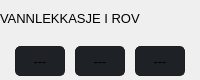
                                  <widget class="QFrame" name="vannlekkContainer">
                                   <property name="minimumSize">
                                    <size>
                                     <width>0</width>
                                     <height>0</height>
                                    </size>
                                   </property>
                                   <property name="maximumSize">
                                    <size>
                                     <width>16777215</width>
                                     <height>80</height>
                                    </size>
                                   </property>
                                   <property name="frameShape">
                                    <enum>QFrame::NoFrame</enum>
                                   </property>
                                   <property name="frameShadow">
                                    <enum>QFrame::Raised</enum>
                                   </property>
                                   <layout class="QVBoxLayout" name="verticalLayout_21">
                                    <property name="leftMargin">
                                     <number>0</number>
                                    </property>
                                    <property name="topMargin">
                                     <number>0</number>
                                    </property>
                                    <property name="rightMargin">
                                     <number>0</number>
                                    </property>
                                    <property name="bottomMargin">
                                     <number>0</number>
                                    </property>
                                    <item>
                                     <widget class="QLabel" name="title_vannlekk">
                                      <property name="maximumSize">
                                       <size>
                                        <width>16777215</width>
                                        <height>16777215</height>
                                       </size>
                                      </property>
                                      <property name="font">
                                       <font>
                                        <pointsize>10</pointsize>
                                        <italic>false</italic>
                                        <bold>false</bold>
                                       </font>
                                      </property>
                                      <property name="text">
                                       <string>VANNLEKKASJE I ROV</string>
                                      </property>
                                      <property name="textFormat">
                                       <enum>Qt::PlainText</enum>
                                      </property>
                                     </widget>
                                    </item>
                                    <item>
                                     <widget class="QFrame" name="vannlekkBtnContainer">
                                      <property name="minimumSize">
                                       <size>
                                        <width>0</width>
                                        <height>0</height>
                                       </size>
                                      </property>
                                      <property name="maximumSize">
                                       <size>
                                        <width>300</width>
                                        <height>100</height>
                                       </size>
                                      </property>
                                      <property name="frameShape">
                                       <enum>QFrame::NoFrame</enum>
                                      </property>
                                      <property name="frameShadow">
                                       <enum>QFrame::Raised</enum>
                                      </property>
                                      <property name="lineWidth">
                                       <number>0</number>
                                      </property>
                                      <layout class="QHBoxLayout" name="horizontalLayout_15">
                                       <property name="spacing">
                                        <number>0</number>
                                       </property>
                                       <property name="leftMargin">
                                        <number>0</number>
                                       </property>
                                       <property name="topMargin">
                                        <number>0</number>
                                       </property>
                                       <property name="rightMargin">
                                        <number>0</number>
                                       </property>
                                       <property name="bottomMargin">
                                        <number>0</number>
                                       </property>
                                       <item>
                                        <widget class="QFrame" name="vannlekkBtnContainer2">
                                         <property name="maximumSize">
                                          <size>
                                           <width>190</width>
                                           <height>16777215</height>
                                          </size>
                                         </property>
                                         <property name="frameShape">
                                          <enum>QFrame::NoFrame</enum>
                                         </property>
                                         <property name="frameShadow">
                                          <enum>QFrame::Raised</enum>
                                         </property>
                                         <layout class="QHBoxLayout" name="horizontalLayout_12">
                                          <property name="spacing">
                                           <number>0</number>
                                          </property>
                                          <property name="leftMargin">
                                           <number>0</number>
                                          </property>
                                          <property name="topMargin">
                                           <number>0</number>
                                          </property>
                                          <property name="rightMargin">
                                           <number>0</number>
                                          </property>
                                          <property name="bottomMargin">
                                           <number>0</number>
                                          </property>
                                          <item>
                                           <widget class="QLabel" name="label_vannlekk_1">
                                            <property name="minimumSize">
                                             <size>
                                              <width>50</width>
                                              <height>30</height>
                                             </size>
                                            </property>
                                            <property name="maximumSize">
                                             <size>
                                              <width>50</width>
                                              <height>30</height>
                                             </size>
                                            </property>
                                            <property name="font">
                                             <font>
                                              <pointsize>10</pointsize>
                                              <italic>false</italic>
                                              <bold>false</bold>
                                             </font>
                                            </property>
                                            <property name="styleSheet">
                                             <string notr="true">background-color: rgb(30, 33, 38); border-radius: 5px; border: 1px solid rgb(30, 30, 30);</string>
                                            </property>
                                            <property name="frameShape">
                                             <enum>QFrame::NoFrame</enum>
                                            </property>
                                            <property name="lineWidth">
                                             <number>0</number>
                                            </property>
                                            <property name="midLineWidth">
                                             <number>0</number>
                                            </property>
                                            <property name="text">
                                             <string>---</string>
                                            </property>
                                            <property name="alignment">
                                             <set>Qt::AlignCenter</set>
                                            </property>
                                           </widget>
                                          </item>
                                          <item>
                                           <widget class="QLabel" name="label_vannlekk_2">
                                            <property name="minimumSize">
                                             <size>
                                              <width>50</width>
                                              <height>30</height>
                                             </size>
                                            </property>
                                            <property name="maximumSize">
                                             <size>
                                              <width>50</width>
                                              <height>30</height>
                                             </size>
                                            </property>
                                            <property name="font">
                                             <font>
                                              <pointsize>10</pointsize>
                                              <italic>false</italic>
                                              <bold>false</bold>
                                             </font>
                                            </property>
                                            <property name="styleSheet">
                                             <string notr="true">background-color: rgb(30, 33, 38); border-radius: 5px; border: 1px solid rgb(30, 30, 30);</string>
                                            </property>
                                            <property name="frameShape">
                                             <enum>QFrame::NoFrame</enum>
                                            </property>
                                            <property name="lineWidth">
                                             <number>0</number>
                                            </property>
                                            <property name="midLineWidth">
                                             <number>0</number>
                                            </property>
                                            <property name="text">
                                             <string>---</string>
                                            </property>
                                            <property name="alignment">
                                             <set>Qt::AlignCenter</set>
                                            </property>
                                           </widget>
                                          </item>
                                          <item>
                                           <widget class="QLabel" name="label_vannlekk_3">
                                            <property name="minimumSize">
                                             <size>
                                              <width>50</width>
                                              <height>30</height>
                                             </size>
                                            </property>
                                            <property name="maximumSize">
                                             <size>
                                              <width>50</width>
                                              <height>30</height>
                                             </size>
                                            </property>
                                            <property name="font">
                                             <font>
                                              <pointsize>10</pointsize>
                                              <italic>false</italic>
                                              <bold>false</bold>
                                             </font>
                                            </property>
                                            <property name="styleSheet">
                                             <string notr="true">background-color: rgb(30, 33, 38); border-radius: 5px; border: 1px solid rgb(30, 30, 30);</string>
                                            </property>
                                            <property name="frameShape">
                                             <enum>QFrame::NoFrame</enum>
                                            </property>
                                            <property name="lineWidth">
                                             <number>0</number>
                                            </property>
                                            <property name="midLineWidth">
                                             <number>0</number>
                                            </property>
                                            <property name="text">
                                             <string>---</string>
                                            </property>
                                            <property name="alignment">
                                             <set>Qt::AlignCenter</set>
                                            </property>
                                           </widget>
                                          </item>
                                         </layout>
                                        </widget>
                                       </item>
                                      </layout>
                                     </widget>
                                    </item>
                                   </layout>
                                  </widget>
